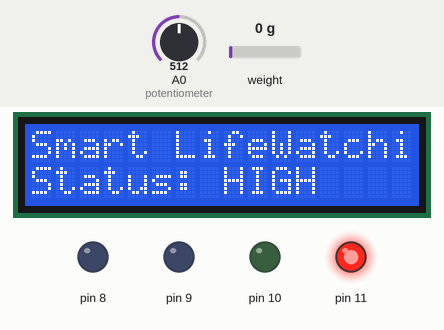
A sketch run on a simulated Arduino Uno, built with avr-gcc and run on an emulated ATmega328P. Parts: 16×2 character LCD, output pins drawn as LEDs (lit = HIGH). Wiring (from diagram.json): HX711 load-cell converter: data pin 3; SCK pin 2. Inputs (shaded band) come from the test bench; at power-on: A0 (potentiometer) = 512, weight on the scale 0 g. Pins used as bus, display or sensor lines are not drawn; what the sketch prints to the serial monitor is not drawn.

Above: at 1.5 s.
1.6 s: A0 (potentiometer) set to 497
3.2 s: A0 (potentiometer) set to 468
At 4.7 s:
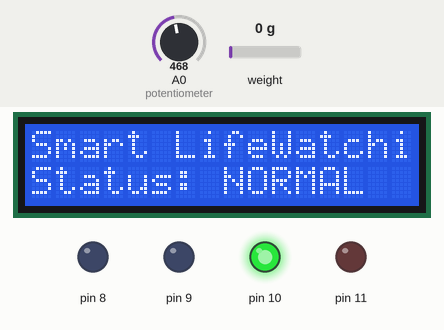
5.0 s: A0 (potentiometer) set to 220
6.5 s: A0 (potentiometer) set to 197
At 7.3 s:
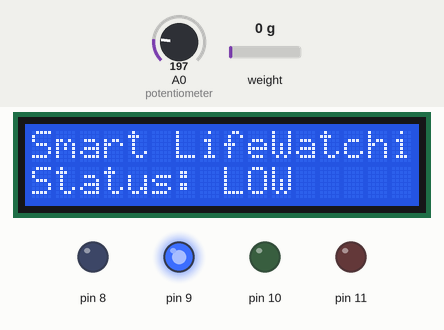
8.0 s: weight on the scale set to 187 g
9.5 s: weight on the scale set to 215 g
At 10.8 s:
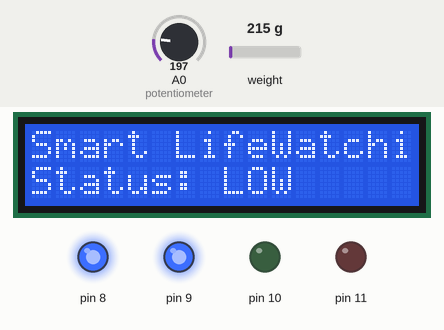
Timing chart, 0 to 12.0 s (numbered marks = the images above; inputs shaded):
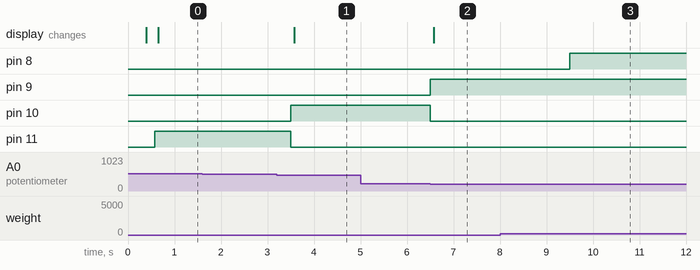

The sketch:

sketch.ino
```cpp
/*
  Smart LifeWatching - Smart Lifemonitor, inc.

  Creates the IoT device and runs it. setup() starts the device and loop()
  only delegates to device.update().

  Demo in Wokwi:
  - Click the load cell and move the slider: 0-50 on the slider = 0-200 kg on the device
    (above 80 kg, slider > 20, turns on the blue weight LED).
  - Turn the potentiometer to simulate the heart rate (30 to 180 PPM).

  Author: Smart Lifemonitor, inc. - LifeWatching team
  Date: 2026-11-20
  Version: 1.0
*/
#include "SmartLifeWatchingDevice.h"

const unsigned long SERIAL_BAUD_RATE = 9600;

const LifeWatchingWiring DEVICE_WIRING = {
  3,     // scaleDataPin (HX711 DT)
  2,     // scaleClockPin (HX711 SCK)
  A0,    // heartRatePin (potentiometer)
  8,     // weightLedPin (blue)
  9,     // heartRateLowLedPin (blue)
  10,    // heartRateNormalLedPin (green)
  11,    // heartRateHighLedPin (red)
  0x27   // displayAddress (LCD 2004 I2C)
};

SmartLifeWatchingDevice smartLifeWatching(DEVICE_WIRING);

void setup() {
  Serial.begin(SERIAL_BAUD_RATE);
  smartLifeWatching.begin();
}

void loop() {
  smartLifeWatching.update();
}
```

HeartRateSensor.cpp
```cpp
/*
  HeartRateSensor.cpp
  Converts the analog reading into PPM and notifies only when it changes.

  Author: Smart Lifemonitor, inc. - LifeWatching team
  Date: 2026-11-20
  Version: 1.0
*/
#include "HeartRateSensor.h"

HeartRateSensor::HeartRateSensor(int analogPin, int minimumPulsesPerMinute, int maximumPulsesPerMinute,
                                 EventHandler* parentHandler)
  : Sensor(analogPin, parentHandler), minimumPulsesPerMinute(minimumPulsesPerMinute),
    maximumPulsesPerMinute(maximumPulsesPerMinute), pulsesPerMinute(-1) {
  pinMode(pin, INPUT);
}

void HeartRateSensor::processEvent(Event& event) {
  if (event.identifier != MEASURE_DATA_REQUESTED_EVENT_IDENTIFIER) return;

  int measuredPulses = map(analogRead(pin), ANALOG_MIN, ANALOG_MAX, minimumPulsesPerMinute, maximumPulsesPerMinute);
  if (measuredPulses == pulsesPerMinute) {
    event.identifier = SUPPRESSED_EVENT_IDENTIFIER;
    return;
  }
  pulsesPerMinute = measuredPulses;
  event = Event(DATA_READ_EVENT_IDENTIFIER, pin);
}
```

HeartRateSensor.h
```cpp
/*
  HeartRateSensor.h
  Heart rate sensor. In the Wokwi prototype it is simulated with a
  potentiometer mapped to pulses per minute (PPM).

  Author: Smart Lifemonitor, inc. - LifeWatching team
  Date: 2026-11-20
  Version: 1.0
*/
#ifndef HEART_RATE_SENSOR_H
#define HEART_RATE_SENSOR_H

#include "ModestIoT.h"

class HeartRateSensor : public Sensor {
private:
  static const int ANALOG_MIN = 0;
  static const int ANALOG_MAX = 1023;

  int minimumPulsesPerMinute;
  int maximumPulsesPerMinute;
  int pulsesPerMinute;

protected:
  void processEvent(Event& event) override;

public:
  HeartRateSensor(int analogPin, int minimumPulsesPerMinute, int maximumPulsesPerMinute,
                  EventHandler* parentHandler = nullptr);
  int getPulsesPerMinute() const { return pulsesPerMinute; }
};

#endif
```

Led.cpp
```cpp
/*
  Led.cpp
  Turns the LED on or off according to the received command.

  Author: Smart Lifemonitor, inc. - LifeWatching team
  Date: 2026-11-20
  Version: 1.0
*/
#include "Led.h"

Led::Led(int signalPin, CommandHandler* parentHandler) : Actuator(signalPin, parentHandler), turnedOn(false) {
  pinMode(pin, OUTPUT);
  digitalWrite(pin, LOW);
}

void Led::executeCommand(Command command) {
  if (command.identifier == TURN_ON_COMMAND_IDENTIFIER) turnedOn = true;
  else if (command.identifier == TURN_OFF_COMMAND_IDENTIFIER) turnedOn = false;
  else return;
  digitalWrite(pin, turnedOn ? HIGH : LOW);
}
```

Led.h
```cpp
/*
  Led.h
  Single color LED actuator.

  Author: Smart Lifemonitor, inc. - LifeWatching team
  Date: 2026-11-20
  Version: 1.0
*/
#ifndef LED_H
#define LED_H

#include "ModestIoT.h"

class Led : public Actuator {
private:
  bool turnedOn;

protected:
  void executeCommand(Command command) override;

public:
  static const int TURN_ON_COMMAND_IDENTIFIER = 100;
  static const int TURN_OFF_COMMAND_IDENTIFIER = 101;

  Led(int signalPin, CommandHandler* parentHandler = nullptr);
  void turn(bool on) { handle(Command(on ? TURN_ON_COMMAND_IDENTIFIER : TURN_OFF_COMMAND_IDENTIFIER)); }
  bool isOn() const { return turnedOn; }
};

#endif
```

ModestIoT.cpp
```cpp
/*
  ModestIoT.cpp
  Implementation of the Sensor and Actuator template methods.

  Author: Smart Lifemonitor, inc. - LifeWatching team
  Date: 2026-11-20
  Version: 1.0
*/
#include "ModestIoT.h"

void Sensor::on(Event event) {
  processEvent(event);
  if (event.identifier == SUPPRESSED_EVENT_IDENTIFIER) return;
  if (eventHandler != nullptr) eventHandler->on(event);
}

void Actuator::handle(Command command) {
  executeCommand(command);
  if (commandHandler != nullptr) commandHandler->handle(command);
}
```

ModestIoT.h
```cpp
/*
  ModestIoT.h
  Core of the ModestIoT nano-framework (synchronous edition for Arduino Uno):
  Event, Command, EventHandler, CommandHandler, Sensor, Actuator and Device.

  Author: Smart Lifemonitor, inc. - LifeWatching team
  Date: 2026-11-20
  Version: 1.0
*/
#ifndef MODEST_IOT_H
#define MODEST_IOT_H

#include <Arduino.h>

// Event used by sensors to notify the device.
struct Event {
  int identifier;
  int sourceId;
  explicit Event(int eventIdentifier, int source = -1) : identifier(eventIdentifier), sourceId(source) {}
  bool operator==(const Event& other) const { return identifier == other.identifier && sourceId == other.sourceId; }
};

// Command used by the device to drive actuators.
struct Command {
  int identifier;
  explicit Command(int commandIdentifier) : identifier(commandIdentifier) {}
  bool operator==(const Command& other) const { return identifier == other.identifier; }
};

// Contract for classes that react to events.
class EventHandler {
public:
  virtual void on(Event event) = 0;
  virtual ~EventHandler() {}
};

// Contract for classes that execute commands.
class CommandHandler {
public:
  virtual void handle(Command command) = 0;
  virtual ~CommandHandler() {}
};

// Base class for input devices. Subclasses read the hardware in processEvent()
// and set the identifier to SUPPRESSED_EVENT_IDENTIFIER to stop propagation.
class Sensor : public EventHandler {
protected:
  int pin;
  EventHandler* eventHandler;
  virtual void processEvent(Event& event) = 0;

public:
  static const int SUPPRESSED_EVENT_IDENTIFIER = -1;
  static const int DATA_READ_EVENT_IDENTIFIER = 20;
  static const int MEASURE_DATA_REQUESTED_EVENT_IDENTIFIER = 21;

  Sensor(int signalPin, EventHandler* parentHandler = nullptr) : pin(signalPin), eventHandler(parentHandler) {}
  void on(Event event) override;
  void setHandler(EventHandler* parentHandler) { eventHandler = parentHandler; }
  int getPin() const { return pin; }
};

// Base class for output devices.
class Actuator : public CommandHandler {
protected:
  int pin;
  CommandHandler* commandHandler;
  virtual void executeCommand(Command command) = 0;

public:
  Actuator(int signalPin, CommandHandler* parentHandler = nullptr) : pin(signalPin), commandHandler(parentHandler) {}
  void handle(Command command) override;
  void setHandler(CommandHandler* parentHandler) { commandHandler = parentHandler; }
};

// Base class for the IoT device: receives events from sensors (Mediator) and
// commands from outside. Concrete devices implement on() and update().
class Device : public EventHandler, public CommandHandler {
public:
  virtual void begin() = 0;
  virtual void update() = 0;
  void handle(Command command) override {}
};

#endif
```

SmartLifeWatchingDevice.cpp
```cpp
/*
  SmartLifeWatchingDevice.cpp
  Device logic: periodic sampling, event handling and output updates.

  Author: Smart Lifemonitor, inc. - LifeWatching team
  Date: 2026-11-20
  Version: 1.0
*/
#include "SmartLifeWatchingDevice.h"

namespace {
  const char COMPANY_NAME[] = "Smart Lifemonitor, inc.";
  const char PRODUCT_LINE[] = "LifeWatching";
  const char DEVICE_MODEL[] = "Smart LifeWatching";
  const char DEVELOPER_NAME[] = "Nombres Apellidos";  // TODO: replace with your names
  const char DISPLAY_TITLE[] = "Smart LifeWatching";
  const char LOW_LABEL[] = "LOW";
  const char NORMAL_LABEL[] = "NORMAL";
  const char HIGH_LABEL[] = "HIGH";
  const char UNKNOWN_LABEL[] = "---";
  const char WEIGHT_ALERT_LABEL[] = ">80";
  const uint8_t TITLE_ROW = 0;
  const uint8_t WEIGHT_ROW = 1;
  const uint8_t HEART_RATE_ROW = 2;
  const uint8_t STATUS_ROW = 3;
  const uint8_t WEIGHT_TEXT_WIDTH = 5;
  const uint8_t WEIGHT_DECIMALS = 1;
}

SmartLifeWatchingDevice::SmartLifeWatchingDevice(const LifeWatchingWiring& wiring)
  : weightSensor(wiring.scaleDataPin, wiring.scaleClockPin, RAW_UNITS_PER_KILOGRAM, this),
    heartRateSensor(wiring.heartRatePin, SIMULATED_MINIMUM_PPM, SIMULATED_MAXIMUM_PPM, this),
    weightLed(wiring.weightLedPin, this),
    heartRateLowLed(wiring.heartRateLowLedPin, this),
    heartRateNormalLed(wiring.heartRateNormalLedPin, this),
    heartRateHighLed(wiring.heartRateHighLedPin, this),
    display(wiring.displayAddress, this),
    heartRateStatus(HeartRateStatus::Unknown),
    lastSamplingTime(0) {}

void SmartLifeWatchingDevice::begin() {
  printCompanyInformation();
  display.begin();
  if (!weightSensor.tare()) {
    Serial.println(F("[Scale] HX711 not ready, tare skipped."));
  }
  refreshDisplay();
}

void SmartLifeWatchingDevice::update() {
  unsigned long now = millis();
  if (now - lastSamplingTime < SAMPLING_INTERVAL_MS) return;
  lastSamplingTime = now;

  weightSensor.on(Event(Sensor::MEASURE_DATA_REQUESTED_EVENT_IDENTIFIER));
  heartRateSensor.on(Event(Sensor::MEASURE_DATA_REQUESTED_EVENT_IDENTIFIER));
}

void SmartLifeWatchingDevice::on(Event event) {
  if (event.identifier != Sensor::DATA_READ_EVENT_IDENTIFIER) return;

  if (event.sourceId == weightSensor.getPin()) handleWeightRead();
  else if (event.sourceId == heartRateSensor.getPin()) handleHeartRateRead();
  refreshDisplay();
}

void SmartLifeWatchingDevice::handleWeightRead() {
  float weight = weightSensor.getWeightInKilograms();
  weightLed.turn(weight > WEIGHT_ALERT_THRESHOLD_KG);
  Serial.print(F("[Scale] Weight: "));
  Serial.print(weight, WEIGHT_DECIMALS);
  Serial.println(weightLed.isOn() ? F(" kg (above 80 kg)") : F(" kg"));
}

void SmartLifeWatchingDevice::handleHeartRateRead() {
  int pulses = heartRateSensor.getPulsesPerMinute();
  HeartRateStatus newStatus = classifyHeartRate(pulses);
  if (newStatus != heartRateStatus) {
    heartRateStatus = newStatus;
    updateHeartRateLeds();
  }
  Serial.print(F("[Heart] "));
  Serial.print(pulses);
  Serial.print(F(" PPM - "));
  Serial.println(getStatusLabel(heartRateStatus));
}

SmartLifeWatchingDevice::HeartRateStatus SmartLifeWatchingDevice::classifyHeartRate(int pulsesPerMinute) const {
  if (pulsesPerMinute < LOW_HEART_RATE_LIMIT_PPM) return HeartRateStatus::Low;
  if (pulsesPerMinute > HIGH_HEART_RATE_LIMIT_PPM) return HeartRateStatus::High;
  return HeartRateStatus::Normal;
}

void SmartLifeWatchingDevice::updateHeartRateLeds() {
  heartRateLowLed.turn(heartRateStatus == HeartRateStatus::Low);
  heartRateNormalLed.turn(heartRateStatus == HeartRateStatus::Normal);
  heartRateHighLed.turn(heartRateStatus == HeartRateStatus::High);
}

void SmartLifeWatchingDevice::refreshDisplay() {
  char line[LcdDisplay::COLUMNS + 1];
  char weightText[WEIGHT_TEXT_WIDTH + 2];

  display.setLine(TITLE_ROW, DISPLAY_TITLE);

  float weight = weightSensor.getWeightInKilograms();
  if (weight < 0) {
    snprintf(line, sizeof(line), "Weight: %s kg", UNKNOWN_LABEL);
  } else {
    dtostrf(weight, WEIGHT_TEXT_WIDTH, WEIGHT_DECIMALS, weightText);  // %f is not supported on AVR
    snprintf(line, sizeof(line), "Weight:%s kg %s", weightText, weightLed.isOn() ? WEIGHT_ALERT_LABEL : "");
  }
  display.setLine(WEIGHT_ROW, line);

  int pulses = heartRateSensor.getPulsesPerMinute();
  if (pulses < 0) snprintf(line, sizeof(line), "Heart rate: %s PPM", UNKNOWN_LABEL);
  else snprintf(line, sizeof(line), "Heart rate: %d PPM", pulses);
  display.setLine(HEART_RATE_ROW, line);

  snprintf(line, sizeof(line), "Status: %s", getStatusLabel(heartRateStatus));
  display.setLine(STATUS_ROW, line);

  display.handle(Command(LcdDisplay::UPDATE_TEXT_COMMAND_IDENTIFIER));
}

const char* SmartLifeWatchingDevice::getStatusLabel(HeartRateStatus status) {
  switch (status) {
    case HeartRateStatus::Low: return LOW_LABEL;
    case HeartRateStatus::Normal: return NORMAL_LABEL;
    case HeartRateStatus::High: return HIGH_LABEL;
    default: return UNKNOWN_LABEL;
  }
}

void SmartLifeWatchingDevice::printCompanyInformation() const {
  Serial.println(F("========================================"));
  Serial.print(F("Company   : ")); Serial.println(COMPANY_NAME);
  Serial.print(F("Line      : ")); Serial.println(PRODUCT_LINE);
  Serial.print(F("Device    : ")); Serial.println(DEVICE_MODEL);
  Serial.print(F("Developer : ")); Serial.println(DEVELOPER_NAME);
  Serial.println(F("Rules: weight > 80 kg -> blue LED"));
  Serial.println(F("Heart: <60 LOW blue | 60-100 NORMAL green | >100 HIGH red"));
  Serial.println(F("========================================"));
}
```

SmartLifeWatchingDevice.h
```cpp
/*
  SmartLifeWatchingDevice.h
  Smart LifeWatching device (LifeWatching line). Registers the patient's weight
  and heart rate, drives the signaling LEDs and shows the data on the LCD 2004.

  Rules:
  - Weight > 80 kg            -> weight LED (blue) on.
  - Heart rate < 60 PPM       -> LOW,    blue LED.
  - Heart rate 60 to 100 PPM  -> NORMAL, green LED.
  - Heart rate > 100 PPM      -> HIGH,   red LED.

  Author: Smart Lifemonitor, inc. - LifeWatching team
  Date: 2026-11-20
  Version: 1.0
*/
#ifndef SMART_LIFE_WATCHING_DEVICE_H
#define SMART_LIFE_WATCHING_DEVICE_H

#include "ModestIoT.h"
#include "WeightSensor.h"
#include "HeartRateSensor.h"
#include "Led.h"
#include "LcdDisplay.h"

struct LifeWatchingWiring {
  int scaleDataPin;
  int scaleClockPin;
  int heartRatePin;
  int weightLedPin;
  int heartRateLowLedPin;
  int heartRateNormalLedPin;
  int heartRateHighLedPin;
  uint8_t displayAddress;
};

class SmartLifeWatchingDevice : public Device {
public:
  enum class HeartRateStatus { Unknown, Low, Normal, High };

  explicit SmartLifeWatchingDevice(const LifeWatchingWiring& wiring);
  void begin() override;
  void update() override;
  void on(Event event) override;

private:
  static constexpr float WEIGHT_ALERT_THRESHOLD_KG = 80.0f;
  static const int LOW_HEART_RATE_LIMIT_PPM = 60;
  static const int HIGH_HEART_RATE_LIMIT_PPM = 100;
  static const int SIMULATED_MINIMUM_PPM = 30;
  static const int SIMULATED_MAXIMUM_PPM = 180;
  // Patient platform with 4 load cells sharing the load: one Wokwi 50 kg cell (21000 raw = 50 kg)
  // represents the platform, so the slider covers 0 to 200 kg (21000 raw / 200 kg).
  static constexpr float RAW_UNITS_PER_KILOGRAM = 105.0f;
  static const unsigned long SAMPLING_INTERVAL_MS = 500;

  WeightSensor weightSensor;
  HeartRateSensor heartRateSensor;
  Led weightLed;
  Led heartRateLowLed;
  Led heartRateNormalLed;
  Led heartRateHighLed;
  LcdDisplay display;

  HeartRateStatus heartRateStatus;
  unsigned long lastSamplingTime;

  void handleWeightRead();
  void handleHeartRateRead();
  HeartRateStatus classifyHeartRate(int pulsesPerMinute) const;
  void updateHeartRateLeds();
  void refreshDisplay();
  void printCompanyInformation() const;
  static const char* getStatusLabel(HeartRateStatus status);
};

#endif
```

WeightSensor.cpp
```cpp
/*
  WeightSensor.cpp
  Reads the HX711 (24-bit, gain 128) and converts the value to kilograms.

  Author: Smart Lifemonitor, inc. - LifeWatching team
  Date: 2026-11-20
  Version: 1.0
*/
#include "WeightSensor.h"

WeightSensor::WeightSensor(int dataPin, int clockPin, float rawUnitsPerKilogram, EventHandler* parentHandler)
  : Sensor(dataPin, parentHandler), clockPin(clockPin), rawUnitsPerKilogram(rawUnitsPerKilogram),
    tareOffset(0), weightInKilograms(-1.0f) {
  pinMode(pin, INPUT);
  pinMode(this->clockPin, OUTPUT);
  digitalWrite(this->clockPin, LOW);
}

long WeightSensor::readRawValue() const {
  unsigned long startTime = millis();
  while (digitalRead(pin) == HIGH) {
    if (millis() - startTime > READY_TIMEOUT_MS) return READ_ERROR;
  }

  long value = 0;
  noInterrupts();
  for (int bit = 0; bit < HX711_BIT_COUNT; bit++) {
    digitalWrite(clockPin, HIGH);
    delayMicroseconds(1);
    value = (value << 1) | digitalRead(pin);
    digitalWrite(clockPin, LOW);
    delayMicroseconds(1);
  }
  for (int pulse = 0; pulse < GAIN_128_EXTRA_PULSES; pulse++) {
    digitalWrite(clockPin, HIGH);
    delayMicroseconds(1);
    digitalWrite(clockPin, LOW);
    delayMicroseconds(1);
  }
  interrupts();

  if (value & SIGN_BIT_MASK) value |= SIGN_EXTENSION_MASK;
  return value;
}

bool WeightSensor::tare() {
  long rawValue = readRawValue();
  if (rawValue == READ_ERROR) return false;
  tareOffset = rawValue;
  return true;
}

void WeightSensor::processEvent(Event& event) {
  if (event.identifier != MEASURE_DATA_REQUESTED_EVENT_IDENTIFIER) return;

  long rawValue = readRawValue();
  if (rawValue == READ_ERROR) {
    event.identifier = SUPPRESSED_EVENT_IDENTIFIER;
    return;
  }

  float measuredWeight = (rawValue - tareOffset) / rawUnitsPerKilogram;
  if (measuredWeight < 0) measuredWeight = 0;

  if (weightInKilograms >= 0 && fabs(measuredWeight - weightInKilograms) < CHANGE_TOLERANCE_KG) {
    event.identifier = SUPPRESSED_EVENT_IDENTIFIER;
    return;
  }
  weightInKilograms = measuredWeight;
  event = Event(DATA_READ_EVENT_IDENTIFIER, pin);
}
```

WeightSensor.h
```cpp
/*
  WeightSensor.h
  HX711 load cell amplifier used to register the patient's weight.

  Author: Smart Lifemonitor, inc. - LifeWatching team
  Date: 2026-11-20
  Version: 1.0
*/
#ifndef WEIGHT_SENSOR_H
#define WEIGHT_SENSOR_H

#include "ModestIoT.h"

class WeightSensor : public Sensor {
private:
  static const int HX711_BIT_COUNT = 24;
  static const int GAIN_128_EXTRA_PULSES = 1;
  static const unsigned long READY_TIMEOUT_MS = 200;
  static const long READ_ERROR = 0x7FFFFFFFL;
  static const long SIGN_BIT_MASK = 0x800000L;
  static const long SIGN_EXTENSION_MASK = 0xFF000000L;
  static constexpr float CHANGE_TOLERANCE_KG = 0.1f;

  int clockPin;
  float rawUnitsPerKilogram;
  long tareOffset;
  float weightInKilograms;

  long readRawValue() const;

protected:
  void processEvent(Event& event) override;

public:
  WeightSensor(int dataPin, int clockPin, float rawUnitsPerKilogram, EventHandler* parentHandler = nullptr);
  bool tare();
  float getWeightInKilograms() const { return weightInKilograms; }
};

#endif
```

Source omitted: LcdDisplay.cpp (1032 bytes), LcdDisplay.h (744 bytes)

Measured:
- the behaviour switches between 485 and 484 on A0 (potentiometer) (found by bisection; images 0 and 1)
- the behaviour switches between 205 and 204 on A0 (potentiometer) (found by bisection; images 1 and 2)
- the behaviour switches between 200 and 201 g on weight on the scale (found by bisection; images 2 and 3)
- after the input at 1.6 s, every drawn part: stays the same
- after the input at 3.2 s, pin 10: LOW → HIGH after 0.30 s; pin 11: HIGH → LOW after 0.30 s; the display: changes after 0.38 s (image 1)
- after the input at 5.0 s, every drawn part: stays the same
- after the input at 6.5 s, pin 9: LOW → HIGH at once; pin 10: HIGH → LOW at once; the display: changes after 0.08 s (image 2)
- after the input at 8.0 s, every drawn part: stays the same
- after the input at 9.5 s, pin 8: LOW → HIGH at once
